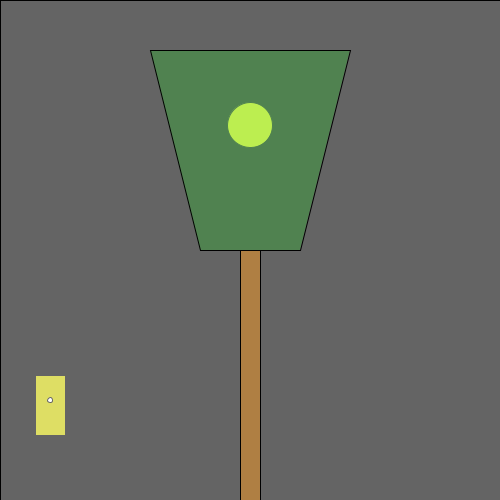
Frame 1 (no input)
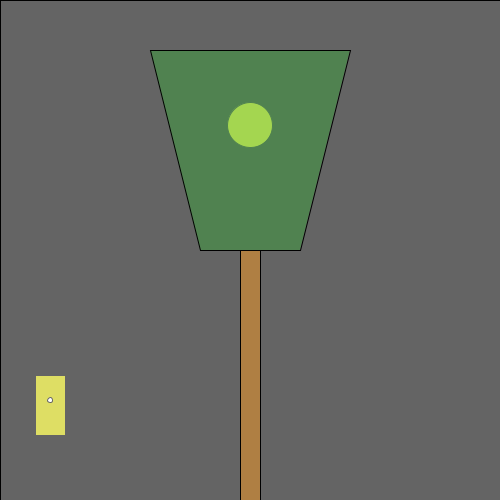
Frame 60 (the mouse pressed at the canvas centre just before this capture)
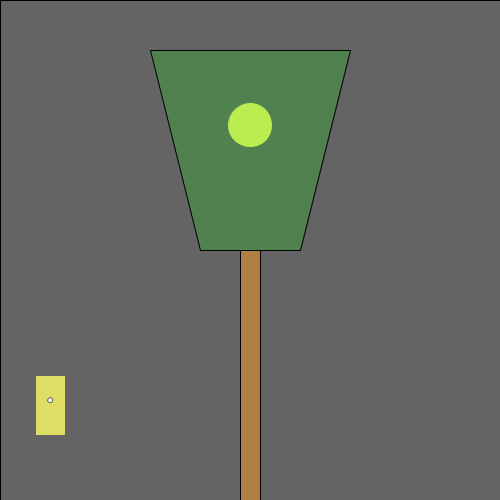
Frame 120 (the mouse held since frame 60 and released just before this capture)

The Processing sketch that drew these frames (run headless with seeded random() and noise(); from frame 60 on, the mouse is pressed at the canvas centre):

// Processing sketch: processing_108829
// ── processing_108829.pde

/*
  Norm Krumpe
  September 22, 2012
  Models a light that is triggered by motion (in this case, motion
  of the mouse).  The light also has a timer.  So, motion turns on the
  light, but a certain amount of time passing with no motion will
  cause the light to turn off again.
*/

// How close you need to get to the
// light sensor in order to turn on
// the light.  Higher values make it
// easier to trigger the light.  Distance
// is measured in pixels.
final int TRIGGER_DISTANCE = 50;

// The location of the sensor:
final int SWITCH_CENTER_X = 50;
final int SWITCH_CENTER_Y = 400;

// seconds until light shuts off automatically when there is no motion
final float SECONDS_UNTIL_AUTO_SHUTOFF = 10; 

// Light will initially be on because of this next value.
// Want the light off initially?  
// Set this to something less than SECONDS_UNTIL_AUTO_SHUTOFF
float timeOfLastTrigger = 0; 
boolean revealTriggerRegion = false;

// Just choose a window size
void setup() {
  size(500, 500);
}

// Each time the mouse moves, check to see
// if it triggered the motion sensor
void mouseMoved() {
  if (motionSensorWasTriggered()) {
    timeOfLastTrigger = millis()/1000.0;
  }
}

// When a key is pressed, toggle the "cheat" that
// reveals the motion sensor's trigger region.
void keyPressed() {
  revealTriggerRegion = !revealTriggerRegion;
}

// Draw the various parts of the scene
void draw() {
  background(0);

  drawLightSwitch();
  drawLamp();  
  drawTriggerRegion();
}

// Draws all components of the lamp
void drawLamp() {
  drawLight();
  fill(0, 255, 0, 50);
  quad(200, 250, 300, 250, 350, 50, 150, 50);
  fill(175, 127, 67);
  rect(240, 250, 20, 250);
}

// How the light gets drawn depends on whether
// the lightbulb is lit.
void drawLight() {

  if (secondsSinceLastTrigger() < SECONDS_UNTIL_AUTO_SHUTOFF) {
    // If the light is on:
    int strength = (int)random(156, 256);
    fill(strength, strength, 0);
    ellipse(250, 125, 45, 45);
    fill(255, 100);
    rect(0, 0, width, height);
  }

  else {
    // Light is off:
    fill(10, 10, 0);
    ellipse(250, 125, 45, 45);
  }
}

// Draw the light switch/sensor
void drawLightSwitch() {
  fill(200, 200, 0);
  rect(SWITCH_CENTER_X - 15, SWITCH_CENTER_Y - 25, 30, 60);
  fill(255);
  ellipse(SWITCH_CENTER_X, SWITCH_CENTER_Y, 5, 5);
}

// Return true if the mouse triggered the sensor
boolean motionSensorWasTriggered() {
  return distanceFromLightSwitch() < TRIGGER_DISTANCE;
}

// Compute the distance between the mouse and the sensor
float distanceFromLightSwitch() {  
  return dist(mouseX, mouseY, SWITCH_CENTER_X, SWITCH_CENTER_Y);
}

// Determine how long it has been since the motion sensor
// was last turned on.
float secondsSinceLastTrigger() {
  return millis()/1000.0 - timeOfLastTrigger;
}

// Show a "cheat" region so that you know where the mouse
// needs to go in order to trigger the light sensor
void drawTriggerRegion() {
  if (revealTriggerRegion) {
    fill(255, 25);
    ellipse(SWITCH_CENTER_X, SWITCH_CENTER_Y, 
    TRIGGER_DISTANCE * 2, TRIGGER_DISTANCE * 2);
  }
}
